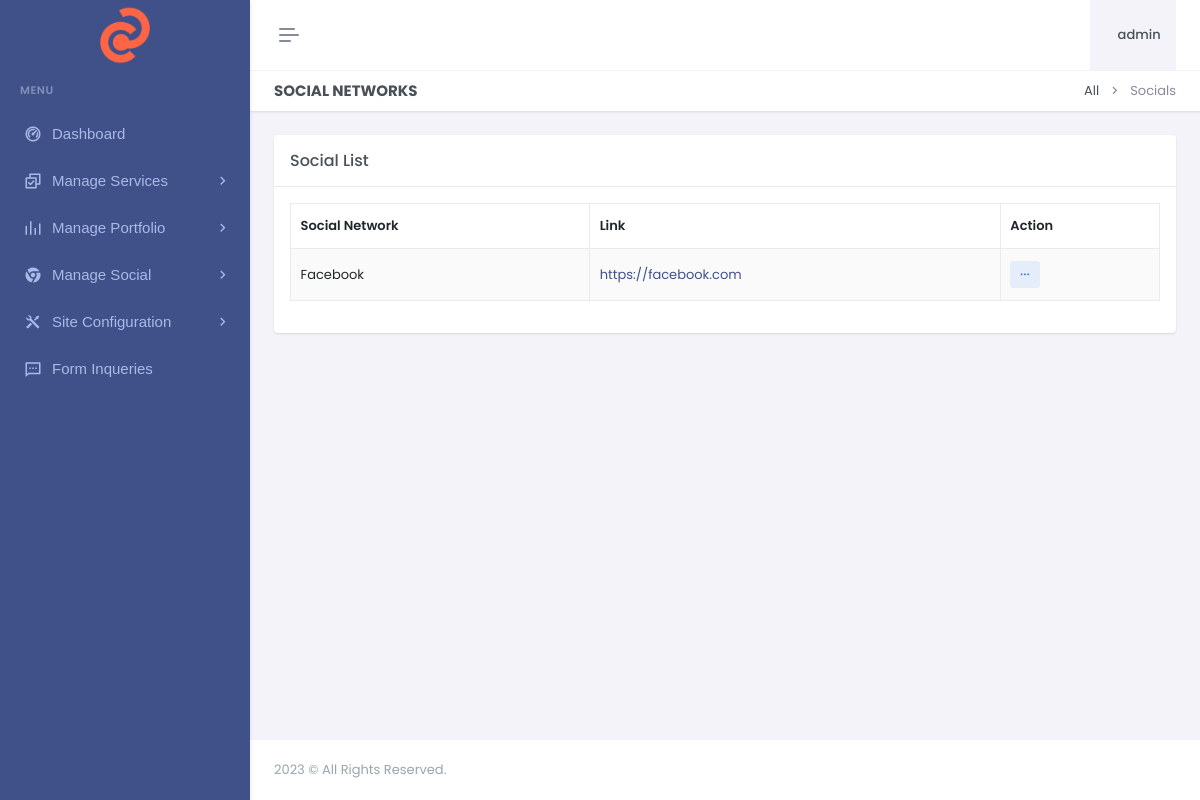
Screenshot of /dashboard/social-links.php (signed in) with the database file from the repository.
### tables this page shows
CREATE TABLE `logo` (
  `id` int(11) NOT NULL,
  `xfile` varchar(1000) NOT NULL,
  `ufile` varchar(1000) NOT NULL,
  `updated_at` timestamp NOT NULL DEFAULT current_timestamp() ON UPDATE current_timestamp()
);

CREATE TABLE `social` (
  `id` int(11) NOT NULL,
  `name` varchar(150) NOT NULL,
  `fa` varchar(150) NOT NULL,
  `social_link` varchar(500) NOT NULL
);

### dashboard/social-links.php (the view)
<?php include"header.php";?>
<?php include"sidebar.php";?>
<div class="main-content">
 <div class="page-content">
       <div class="container-fluid">
                    <div class="row">
                        <div class="col-12">
                            <div class="page-title-box d-sm-flex align-items-center justify-content-between">
                                <h4 class="mb-sm-0">Social Networks</h4>
                                <div class="page-title-right">
                                    <ol class="breadcrumb m-0">
                                        <li class="breadcrumb-item"><a href="javascript: void(0);">All</a></li>
                                        <li class="breadcrumb-item active">Socials</li>
                                    </ol>
                                </div>
                            </div>
                        </div>
                    </div>
                    <div class="row">
                        <div class="col-lg-12">
                            <div class="card">
                                <div class="card-header">
                                    <h5 class="card-title mb-0">Social List</h5>
                                </div>
                                <div class="card-body">
                                    <table id="example" class="table table-bordered dt-responsive nowrap table-striped align-middle" style="width:100%">
                                        <thead>
                                            <tr>
                                                <th data-ordering="false">Social Network</th>
                                                <th data-ordering="false">Link</th>
                                                <th>Action</th>
                                            </tr>
                                        </thead>
                                        <tbody>
                                        <?php
				   $q="SELECT * FROM  social ORDER BY id DESC";
 $r123 = mysqli_query($con,$q);
while($ro = mysqli_fetch_array($r123))
{
	$id="$ro[id]";
	$name="$ro[name]";
  $social_link="$ro[social_link]";
  print "<tr>
				  <td>
				  $name
				  </td>
          <td><a href='$social_link'>
				  $social_link</a>
				  </td>
          <td>
                                                    <div class='dropdown d-inline-block'>
                                                        <button class='btn btn-soft-secondary btn-sm dropdown' type='button' data-bs-toggle='dropdown' aria-expanded='false'>
                                                            <i class='ri-more-fill align-middle'></i>
                                                        </button>
                                                        <ul class='dropdown-menu dropdown-menu-end'>
                                                            <li>
                                                                <a href='deletesocial.php?id=$id' class='dropdown-item remove-item-btn'>
                                                                    <i class='ri-delete-bin-fill align-bottom me-2 text-muted'></i> Delete
                                                                </a>
                                                            </li>
                                                        </ul>
                                                    </div>
                                                </td>
				  </tr>";
  }
  ?>
                                        </tbody>
                                    </table>
                                </div>
                            </div>
                        </div>
                    </div>
                </div>
            </div>
            <?php include"footer.php";?>

### dashboard/sidebar.php (shortened to what this page needs)
<?php
include"../z_db.php";
?>
<div class="app-menu navbar-menu">
  <div class="navbar-brand-box">
<?php
    $rr=mysqli_query($con,"SELECT ufile FROM logo");
$r = mysqli_fetch_row($rr);
$ufile = $r[0];
?>
    <a href="index.php" class="logo logo-light">
      <span class="logo-lg">
        <img src="uploads/logo/<?php print $ufile?>" alt="" height="60">
      </span>
    </a>
  </div>
  <div id="scrollbar">
    <div class="container-fluid">
      <ul class="navbar-nav" id="navbar-nav">
        <li class="menu-title"><span data-key="t-menu">Menu</span></li>
        <li class="nav-item">
                <a href="dashboard" class="nav-link" data-key="t-analytics">  <i class="ri-dashboard-2-line"></i> <span data-key="t-dashboards"> Dashboard </span></a>
              </li>
              <li class="nav-item">
                            <a class="nav-link menu-link" href="#sidebarLanding" data-bs-toggle="collapse" role="button" aria-expanded="true" aria-controls="sidebarLanding">
                                <i class="ri-checkbox-multiple-line"></i> <span data-key="t-landing">Manage Services</span>
                            </a>
                        </li>
                        <li class="nav-item">
                            <a class="nav-link menu-link" href="#sidebarPot" data-bs-toggle="collapse" role="button" aria-expanded="true" aria-controls="sidebarLanding">
                                <i class="ri-rhythm-fill"></i> <span data-key="t-landing">Manage Portfolio</span>
                            </a>
                        </li>
                        <li class="nav-item">
                            <a class="nav-link menu-link" href="#sidebarX" data-bs-toggle="collapse" role="button" aria-expanded="true" aria-controls="sidebarLanding">
                                <i class="ri-chrome-fill"></i> <span data-key="t-landing">Manage Social</span>
                            </a>
                        </li>
                        <li class="nav-item">
                            <a class="nav-link menu-link" href="#sidebarK" data-bs-toggle="collapse" role="button" aria-expanded="true" aria-controls="sidebarLanding">
                                <i class="ri-tools-fill"></i> <span data-key="t-landing"> Site Configuration </span>
                            </a>
                        </li>
                <li class="nav-item">
                <a href="contact-messages" class="nav-link" data-key="t-analytics">  <i class="ri-message-2-line"></i> <span data-key="t-message"> Form Inqueries </span></a>
              </li>
      </ul>
    </div>
  </div>
  <div class="sidebar-background"></div>
</div>

### rows the page displays
logo: ufile (picture)
social: name "Facebook", social_link "https://facebook.com"

### other values shown
$username "admin"
